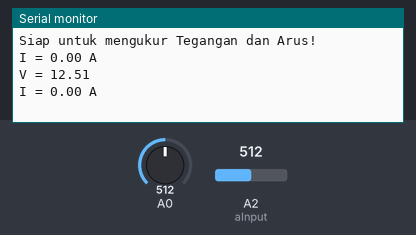
The sketch below on a simulated Arduino Uno, built with avr-gcc and run on an emulated ATmega328P. On the bench: the last lines printed to the serial monitor. Inputs (shaded band) come from the test bench; at power-on: A0 = 512, A2 (aInput) = 512.

Above: at 1.2 s.
1.3 s: A0 set to 716
At 2.0 s:
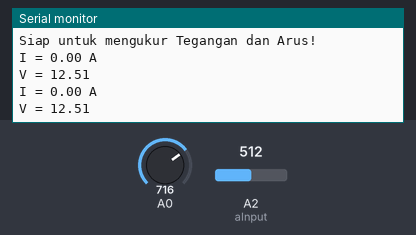
2.8 s: A2 (aInput) set to 716
At 3.5 s:
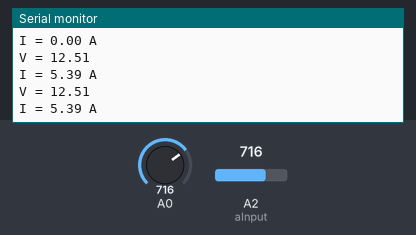
4.3 s: A0 set to 900
At 5.0 s:
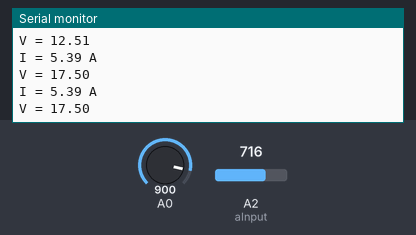
5.8 s: A2 (aInput) set to 900
At 6.5 s:
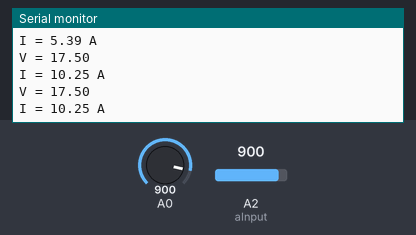
Timing chart, 0 to 8.3 s (numbered marks = the images above; inputs shaded):
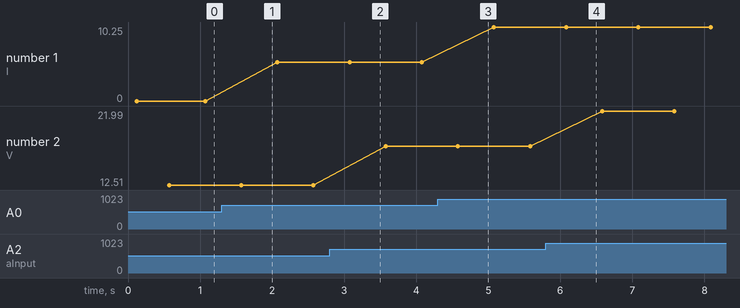

Measured:
- plotted number 1: 0 → 5.39 after the input at 1.3 s, 5.39 → 10.25 after the input at 4.3 s
- plotted number 2: 12.51 → 17.5 after the input at 2.8 s, 17.5 → 21.99 after the input at 5.8 s

The sketch:

ACS712.ino
```cpp
#include "ACS712.h"

int aInput = A2;
float vout = 0.0;
float vin = 0.0;
float R1 = 30000.0;
float R2 = 7500.0;
int value = 0;

ACS712 sensor(ACS712_05B, A0);

void setup() {
    pinMode(aInput, INPUT);
    Serial.begin(9600);
    Serial.println("Kalibrasi... Ensure that no current flows through the sensor at this moment");
    int zero = sensor.calibrate();
    Serial.println("Siap untuk mengukur Tegangan dan Arus!");
    Serial.println("Zero point for this sensor = " + zero);

}

void loop() {
  // Mengukur Arus
    float I = sensor.getCurrentDC(); // Baca arus dari sensor
    Serial.println(String("I = ") + I + " A"); // Cetak hasil pembacaan sensor
    delay(500);

  // Mengukur Tegangan
    value = analogRead(aInput);     // Baca tegangan dari sensor
    vout = (value * 5.0) / 1023.0;  //
    vin = vout / (R2/(R1+R2));

    Serial.print("V = ");  // Cetak hasil pembacaan sensor
    Serial.println(vin, 2);
    Serial.print("\n");
    delay(500);

}
```

ACS712.cpp
```cpp
#include "ACS712.h"

ACS712::ACS712(ACS712_type type, uint8_t _pin) {
	pin = _pin;

	// Sesuaikan dengan kapasitas Sensor Arus
	switch (type) {
		case ACS712_05B:
			sensitivity = 0.185;
			break;
		case ACS712_20A:
			sensitivity = 0.100;
			break;
		case ACS712_30A:
			sensitivity = 0.066;
			break;
	}
}

int ACS712::calibrate() {
	uint16_t acc = 0;
	for (int i = 0; i < 10; i++) {
		acc += analogRead(pin);
	}
	zero = acc / 10;
	return zero;
}

void ACS712::setZeroPoint(int _zero) {
	zero = _zero;
}

void ACS712::setSensitivity(float sens) {
	sensitivity = sens;
}

float ACS712::getCurrentDC() {
	int16_t acc = 0;
	for (int i = 0; i < 10; i++) {
		acc += analogRead(pin) - zero;
	}
	float I = (float)acc / 10.0 / ADC_SCALE * VREF / sensitivity;
	return I;
}

float ACS712::getCurrentAC(uint16_t frequency) {
	uint32_t period = 1000000 / frequency;
	uint32_t t_start = micros();

	uint32_t Isum = 0, measurements_count = 0;
	int32_t Inow;

	while (micros() - t_start < period) {
		Inow = analogRead(pin) - zero;
		Isum += Inow*Inow;
		measurements_count++;
	}

	float Irms = sqrt(Isum / measurements_count) / ADC_SCALE * VREF / sensitivity;
	return Irms;
}
```

ACS712.h
```cpp
#ifndef ACS712_h
#define ACS712_h

#include <Arduino.h>

#define ADC_SCALE 1023.0 //1024.0
#define VREF 5.0
#define DEFAULT_FREQUENCY 50

enum ACS712_type {ACS712_05B, ACS712_20A, ACS712_30A};

class ACS712 {
public:
	ACS712(ACS712_type type, uint8_t _pin);
	int calibrate();
	void setZeroPoint(int _zero);
	void setSensitivity(float sens);
	float getCurrentDC();
	float getCurrentAC(uint16_t frequency = 50);

private:
	int zero = 512;
	float sensitivity;
	uint8_t pin;
};

#endif
```
